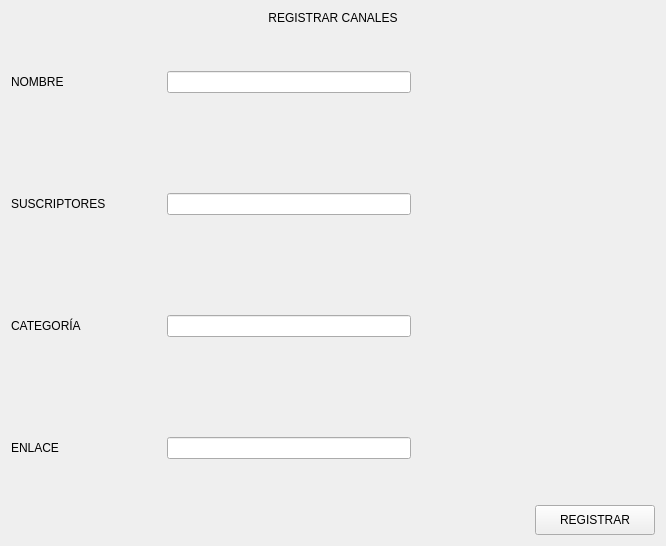
               <widget class="QWidget" name="page_registrar">
                <layout class="QVBoxLayout" name="verticalLayout_7">
                 <item>
                  <widget class="QLabel" name="label_5">
                   <property name="enabled">
                    <bool>true</bool>
                   </property>
                   <property name="minimumSize">
                    <size>
                     <width>80</width>
                     <height>0</height>
                    </size>
                   </property>
                   <property name="maximumSize">
                    <size>
                     <width>16777208</width>
                     <height>60</height>
                    </size>
                   </property>
                   <property name="text">
                    <string>REGISTRAR CANALES</string>
                   </property>
                   <property name="alignment">
                    <set>Qt::AlignCenter</set>
                   </property>
                  </widget>
                 </item>
                 <item>
                  <spacer name="verticalSpacer_2">
                   <property name="orientation">
                    <enum>Qt::Vertical</enum>
                   </property>
                   <property name="sizeHint" stdset="0">
                    <size>
                     <width>20</width>
                     <height>40</height>
                    </size>
                   </property>
                  </spacer>
                 </item>
                 <item>
                  <layout class="QHBoxLayout" name="horizontalLayout_5">
                   <item>
                    <layout class="QVBoxLayout" name="verticalLayout_6">
                     <property name="spacing">
                      <number>100</number>
                     </property>
                     <item>
                      <widget class="QLabel" name="label_2">
                       <property name="minimumSize">
                        <size>
                         <width>150</width>
                         <height>0</height>
                        </size>
                       </property>
                       <property name="text">
                        <string>NOMBRE</string>
                       </property>
                      </widget>
                     </item>
                     <item>
                      <widget class="QLabel" name="label_4">
                       <property name="minimumSize">
                        <size>
                         <width>150</width>
                         <height>0</height>
                        </size>
                       </property>
                       <property name="text">
                        <string>SUSCRIPTORES</string>
                       </property>
                      </widget>
                     </item>
                     <item>
                      <widget class="QLabel" name="label_6">
                       <property name="minimumSize">
                        <size>
                         <width>150</width>
                         <height>0</height>
                        </size>
                       </property>
                       <property name="text">
                        <string>CATEGORÍA</string>
                       </property>
                      </widget>
                     </item>
                     <item>
                      <widget class="QLabel" name="label_9">
                       <property name="minimumSize">
                        <size>
                         <width>150</width>
                         <height>0</height>
                        </size>
                       </property>
                       <property name="text">
                        <string>ENLACE</string>
                       </property>
                      </widget>
                     </item>
                    </layout>
                   </item>
                   <item>
                    <layout class="QVBoxLayout" name="verticalLayout_5">
                     <property name="spacing">
                      <number>100</number>
                     </property>
                     <item>
                      <widget class="QLineEdit" name="line_nombre_reg"/>
                     </item>
                     <item>
                      <widget class="QLineEdit" name="line_suscriptores_reg"/>
                     </item>
                     <item>
                      <widget class="QLineEdit" name="line_categoria_reg"/>
                     </item>
                     <item>
                      <widget class="QLineEdit" name="line_enlace_reg"/>
                     </item>
                    </layout>
                   </item>
                   <item>
                    <spacer name="horizontalSpacer_4">
                     <property name="orientation">
                      <enum>Qt::Horizontal</enum>
                     </property>
                     <property name="sizeHint" stdset="0">
                      <size>
                       <width>40</width>
                       <height>20</height>
                      </size>
                     </property>
                    </spacer>
                   </item>
                  </layout>
                 </item>
                 <item>
                  <spacer name="verticalSpacer">
                   <property name="orientation">
                    <enum>Qt::Vertical</enum>
                   </property>
                   <property name="sizeHint" stdset="0">
                    <size>
                     <width>20</width>
                     <height>40</height>
                    </size>
                   </property>
                  </spacer>
                 </item>
                 <item>
                  <layout class="QHBoxLayout" name="horizontalLayout_6">
                   <item>
                    <widget class="QLabel" name="label_registro_estado">
                     <property name="minimumSize">
                      <size>
                       <width>150</width>
                       <height>0</height>
                      </size>
                     </property>
                     <property name="maximumSize">
                      <size>
                       <width>16777215</width>
                       <height>100</height>
                      </size>
                     </property>
                     <property name="text">
                      <string/>
                     </property>
                     <property name="alignment">
                      <set>Qt::AlignCenter</set>
                     </property>
                    </widget>
                   </item>
                   <item>
                    <spacer name="horizontalSpacer_3">
                     <property name="orientation">
                      <enum>Qt::Horizontal</enum>
                     </property>
                     <property name="sizeHint" stdset="0">
                      <size>
                       <width>368</width>
                       <height>20</height>
                      </size>
                     </property>
                    </spacer>
                   </item>
                   <item>
                    <widget class="QPushButton" name="bt_registrar">
                     <property name="minimumSize">
                      <size>
                       <width>120</width>
                       <height>30</height>
                      </size>
                     </property>
                     <property name="text">
                      <string>REGISTRAR</string>
                     </property>
                    </widget>
                   </item>
                  </layout>
                 </item>
                </layout>
               </widget>
